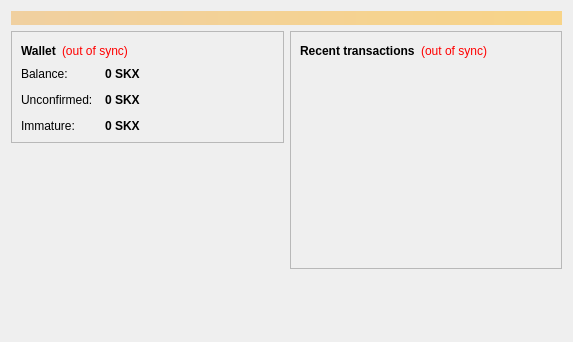
<?xml version="1.0" encoding="UTF-8"?>
<ui version="4.0">
 <class>OverviewPage</class>
 <widget class="QWidget" name="OverviewPage">
  <property name="geometry">
   <rect>
    <x>0</x>
    <y>0</y>
    <width>573</width>
    <height>342</height>
   </rect>
  </property>
  <property name="windowTitle">
   <string>Form</string>
  </property>
  <layout class="QVBoxLayout" name="topLayout">
   <item>
    <widget class="QLabel" name="labelAlerts">
     <property name="visible">
      <bool>false</bool>
     </property>
     <property name="styleSheet">
      <string notr="true">background-color: qlineargradient(x1: 0, y1: 0, x2: 1, y2: 0, stop:0 #F0D0A0, stop:1 #F8D488); color:#000000;</string>
     </property>
     <property name="wordWrap">
      <bool>true</bool>
     </property>
     <property name="margin">
      <number>3</number>
     </property>
    </widget>
   </item>
   <item>
    <layout class="QHBoxLayout" name="horizontalLayout" stretch="1,1">
     <item>
      <layout class="QVBoxLayout" name="verticalLayout_2">
       <item>
        <widget class="QFrame" name="frame">
         <property name="frameShape">
          <enum>QFrame::StyledPanel</enum>
         </property>
         <property name="frameShadow">
          <enum>QFrame::Raised</enum>
         </property>
         <layout class="QVBoxLayout" name="verticalLayout_4">
          <item>
           <layout class="QHBoxLayout" name="horizontalLayout_4">
            <item>
             <widget class="QLabel" name="label_5">
              <property name="font">
               <font>
                <weight>75</weight>
                <bold>true</bold>
               </font>
              </property>
              <property name="text">
               <string>Wallet</string>
              </property>
             </widget>
            </item>
            <item>
             <widget class="QLabel" name="labelWalletStatus">
              <property name="toolTip">
               <string>The displayed information may be out of date. Your wallet automatically synchronizes with the Skryptex network after a connection is established, but this process has not completed yet.</string>
              </property>
              <property name="styleSheet">
               <string notr="true">QLabel { color: red; }</string>
              </property>
              <property name="text">
               <string notr="true">(out of sync)</string>
              </property>
              <property name="alignment">
               <set>Qt::AlignLeading|Qt::AlignLeft|Qt::AlignVCenter</set>
              </property>
             </widget>
            </item>
            <item>
             <spacer name="horizontalSpacer_2">
              <property name="orientation">
               <enum>Qt::Horizontal</enum>
              </property>
              <property name="sizeHint" stdset="0">
               <size>
                <width>40</width>
                <height>20</height>
               </size>
              </property>
             </spacer>
            </item>
           </layout>
          </item>
          <item>
           <layout class="QFormLayout" name="formLayout_2">
            <property name="fieldGrowthPolicy">
             <enum>QFormLayout::AllNonFixedFieldsGrow</enum>
            </property>
            <property name="horizontalSpacing">
             <number>12</number>
            </property>
            <property name="verticalSpacing">
             <number>12</number>
            </property>
            <item row="0" column="0">
             <widget class="QLabel" name="label">
              <property name="text">
               <string>Balance:</string>
              </property>
             </widget>
            </item>
            <item row="0" column="1">
             <widget class="QLabel" name="labelBalance">
              <property name="font">
               <font>
                <weight>75</weight>
                <bold>true</bold>
               </font>
              </property>
              <property name="cursor">
               <cursorShape>IBeamCursor</cursorShape>
              </property>
              <property name="toolTip">
               <string>Your current balance</string>
              </property>
              <property name="text">
               <string notr="true">0 SKX</string>
              </property>
              <property name="textInteractionFlags">
               <set>Qt::LinksAccessibleByMouse|Qt::TextSelectableByKeyboard|Qt::TextSelectableByMouse</set>
              </property>
             </widget>
            </item>
            <item row="1" column="0">
             <widget class="QLabel" name="label_3">
              <property name="text">
               <string>Unconfirmed:</string>
              </property>
             </widget>
            </item>
            <item row="1" column="1">
             <widget class="QLabel" name="labelUnconfirmed">
              <property name="font">
               <font>
                <weight>75</weight>
                <bold>true</bold>
               </font>
              </property>
              <property name="cursor">
               <cursorShape>IBeamCursor</cursorShape>
              </property>
              <property name="toolTip">
               <string>Total of transactions that have yet to be confirmed, and do not yet count toward the current balance</string>
              </property>
              <property name="text">
               <string notr="true">0 SKX</string>
              </property>
              <property name="textInteractionFlags">
               <set>Qt::LinksAccessibleByMouse|Qt::TextSelectableByKeyboard|Qt::TextSelectableByMouse</set>
              </property>
             </widget>
            </item>
            <item row="2" column="0">
             <widget class="QLabel" name="labelImmatureText">
              <property name="text">
               <string>Immature:</string>
              </property>
             </widget>
            </item>
            <item row="2" column="1">
             <widget class="QLabel" name="labelImmature">
              <property name="font">
               <font>
                <weight>75</weight>
                <bold>true</bold>
               </font>
              </property>
              <property name="toolTip">
               <string>Mined balance that has not yet matured</string>
              </property>
              <property name="text">
               <string notr="true">0 SKX</string>
              </property>
              <property name="textInteractionFlags">
               <set>Qt::LinksAccessibleByMouse|Qt::TextSelectableByKeyboard|Qt::TextSelectableByMouse</set>
              </property>
             </widget>
            </item>
           </layout>
          </item>
         </layout>
        </widget>
       </item>
       <item>
        <widget class="QLabel" name="label_wallet_bgcoin">
         <property name="text">
          <string/>
         </property>
         <property name="pixmap">
          <pixmap resource="../bitcoin.qrc">:/images/wallet_bg</pixmap>
         </property>
        </widget>
       </item>
       <item>
        <spacer name="verticalSpacer">
         <property name="orientation">
          <enum>Qt::Vertical</enum>
         </property>
         <property name="sizeHint" stdset="0">
          <size>
           <width>20</width>
           <height>40</height>
          </size>
         </property>
        </spacer>
       </item>
      </layout>
     </item>
     <item>
      <layout class="QVBoxLayout" name="verticalLayout_3">
       <item>
        <widget class="QFrame" name="frame_2">
         <property name="frameShape">
          <enum>QFrame::StyledPanel</enum>
         </property>
         <property name="frameShadow">
          <enum>QFrame::Raised</enum>
         </property>
         <layout class="QVBoxLayout" name="verticalLayout">
          <item>
           <layout class="QHBoxLayout" name="horizontalLayout_2">
            <item>
             <widget class="QLabel" name="label_4">
              <property name="text">
               <string>&lt;b&gt;Recent transactions&lt;/b&gt;</string>
              </property>
             </widget>
            </item>
            <item>
             <widget class="QLabel" name="labelTransactionsStatus">
              <property name="toolTip">
               <string>The displayed information may be out of date. Your wallet automatically synchronizes with the Skryptex network after a connection is established, but this process has not completed yet.</string>
              </property>
              <property name="styleSheet">
               <string notr="true">QLabel { color: red; }</string>
              </property>
              <property name="text">
               <string notr="true">(out of sync)</string>
              </property>
              <property name="alignment">
               <set>Qt::AlignRight|Qt::AlignTrailing|Qt::AlignVCenter</set>
              </property>
             </widget>
            </item>
            <item>
             <spacer name="horizontalSpacer">
              <property name="orientation">
               <enum>Qt::Horizontal</enum>
              </property>
              <property name="sizeHint" stdset="0">
               <size>
                <width>40</width>
                <height>20</height>
               </size>
              </property>
             </spacer>
            </item>
           </layout>
          </item>
          <item>
           <widget class="QListView" name="listTransactions">
            <property name="styleSheet">
             <string notr="true">QListView { background: transparent; }</string>
            </property>
            <property name="frameShape">
             <enum>QFrame::NoFrame</enum>
            </property>
            <property name="verticalScrollBarPolicy">
             <enum>Qt::ScrollBarAlwaysOff</enum>
            </property>
            <property name="horizontalScrollBarPolicy">
             <enum>Qt::ScrollBarAlwaysOff</enum>
            </property>
            <property name="selectionMode">
             <enum>QAbstractItemView::NoSelection</enum>
            </property>
           </widget>
          </item>
         </layout>
        </widget>
       </item>
       <item>
        <spacer name="verticalSpacer_2">
         <property name="orientation">
          <enum>Qt::Vertical</enum>
         </property>
         <property name="sizeHint" stdset="0">
          <size>
           <width>20</width>
           <height>40</height>
          </size>
         </property>
        </spacer>
       </item>
      </layout>
     </item>
    </layout>
   </item>
  </layout>
 </widget>
 <resources/>
 <connections/>
</ui>
